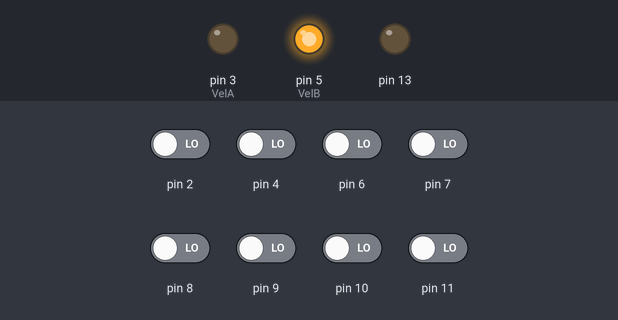
Bench run of a sketch on a simulated Arduino Uno, built with avr-gcc and run on an emulated ATmega328P. Parts: output pins drawn as LEDs (lit = HIGH). The inputs (shaded band) are chosen by the test bench; at power-on: pin 2, pin 4, pin 6–11 LOW. What the sketch prints to the serial monitor is not drawn.

Above: at 12.7 s.
12.8 s: pin 4 driven HIGH
14.3 s: pin 7 driven HIGH
At 15.3 s:
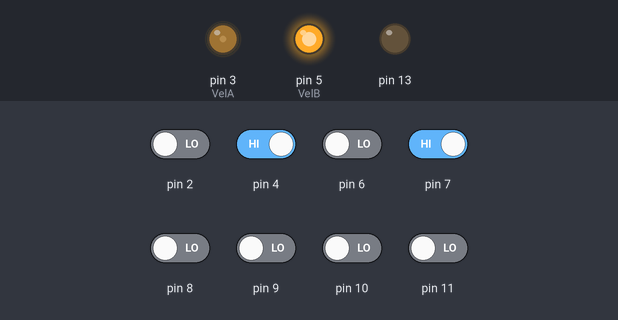
15.8 s: pin 8 driven HIGH
At 16.4 s:
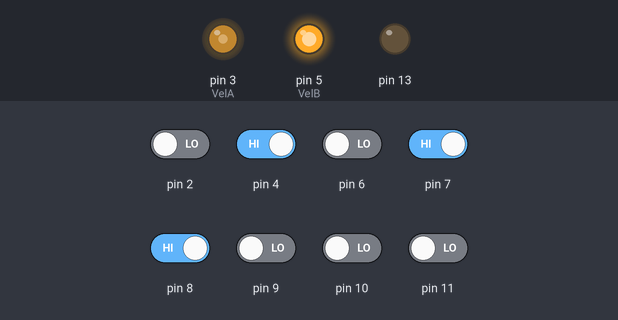
17.3 s: pin 9 driven HIGH
At 17.6 s:
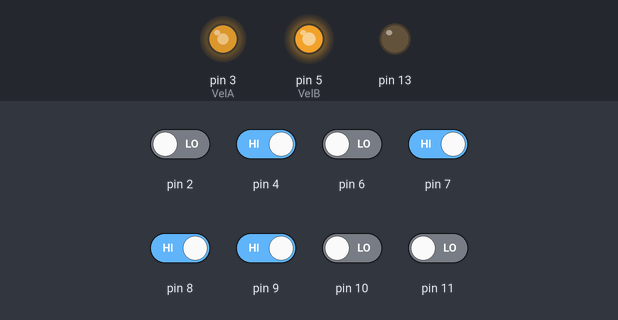
18.8 s: pin 2 driven HIGH
At 19.9 s:
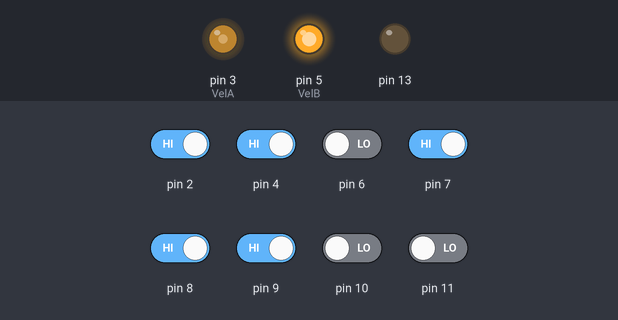
20.3 s: pin 9 driven LOW
At 21.1 s:
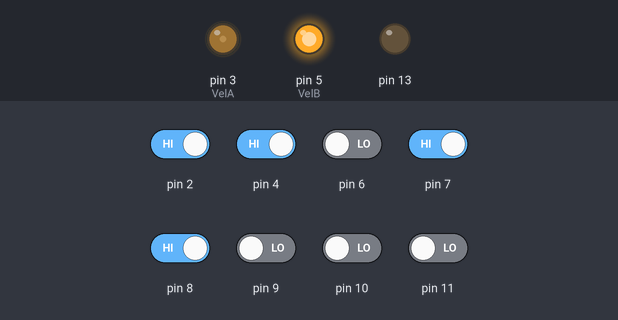
Timing chart, 0 to 22.8 s (numbered marks = the images above; inputs shaded):
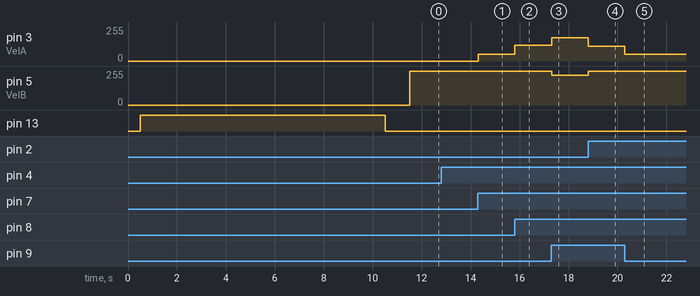

The sketch:

Line_follower.ino
```cpp
#include <QTRSensors.h>

#define NUM_SENSORS   8     // number of sensors used
#define TIMEOUT       2500  // waits for 2500 microseconds for sensor outputs to go low
#define EMITTER_PIN   12    // emitter is controlled by digital pin 2

#define M1 200
#define M2 200

#define KP 0.1
#define KD 5

// sensors 0 through 7 are connected to digital pins 3 through 10, respectively
QTRSensorsRC qtrrc((unsigned char[]) {2, 4, 6, 7, 8, 9, 10, 11},
  NUM_SENSORS, TIMEOUT, EMITTER_PIN);

unsigned int sensorValues[NUM_SENSORS];

int VelA = 3;

// MOTOR B_RIGHT
int VelB = 5;


void setup() {
  // put your setup code here, to run once:
  delay(500);
  pinMode(13, OUTPUT);
  pinMode(VelA,OUTPUT);
  pinMode(VelB,OUTPUT);
  digitalWrite(13, HIGH);    // turn on Arduino's LED to indicate we are in calibration mode
  for (int i = 0; i < 400; i++)  // make the calibration take about 10 seconds
  {
    qtrrc.calibrate();       // reads all sensors 10 times at 2500 us per read (i.e. ~25 ms per call)
  }
  digitalWrite(13, LOW);     // turn off Arduino's LED to indicate we are through with calibration

  // print the calibration minimum values measured when emitters were on
  Serial.begin(9600);
  for (int i = 0; i < NUM_SENSORS; i++)
  {
    Serial.print(qtrrc.calibratedMinimumOn[i]);
    Serial.print(' ');
  }
  Serial.println();

  // print the calibration maximum values measured when emitters were on
  for (int i = 0; i < NUM_SENSORS; i++)
  {
    Serial.print(qtrrc.calibratedMaximumOn[i]);
    Serial.print(' ');
  }
  Serial.println();
  Serial.println();
  delay(1000);
}

int lastError = 0;

void loop()
{

  // get calibrated sensor values returned in the sensors array, along with the line
  // position, which will range from 0 to 2000, with 1000 corresponding to the line over
  // the middle sensor
  int position = qtrrc.readLine(sensorValues);

  // compute our "error" from the line position.  We will make it so that the error is zero
  // when the middle sensor is over the line, because this is our goal.  Error will range
  // from -1000 to +1000.  If we have sensor 0 on the left and sensor 2 on the right,
  // a reading of -1000 means that we see the line on the left and a reading of +1000
  // means we see the line on the right.
  int error = position - 3500;

  // set the motor speed based on proportional and derivative PID terms
  // KP is the a floating-point proportional constant (maybe start with a value around 0.1)
  // KD is the floating-point derivative constant (maybe start with a value around 5)
  // note that when doing PID, it's very important you get your signs right, or else the
  // control loop will be unstable
  int motorSpeed = KP * error + KD * (error - lastError);
  lastError = error;

  // M1 and M2 are base motor speeds.  That is to say, they are the speeds the motors
  // should spin at if you are perfectly on the line with no error.  If your motors are
  // well matched, M1 and M2 will be equal.  When you start testing your PID loop, it
  // might help to start with small values for M1 and M2.  You can then increase the speed
  // as you fine-tune your PID constants KP and KD.
  int m1Speed = M1 + motorSpeed;
  int m2Speed = M2 - motorSpeed;

  // it might help to keep the speeds positive (this is optional)
  // note that you might want to add a similiar line to keep the speeds from exceeding
  // any maximum allowed value
  if (m1Speed < 0)
    m1Speed = 0;
  else if (m1Speed>255)
    m1Speed = 255;

  if (m2Speed < 0)
    m2Speed = 0;
  else if (m2Speed > 255)
    m2Speed = 255;


  // set motor speeds using the two motor speed variables above
  analogWrite(VelA,m1Speed);
  analogWrite(VelB,m2Speed);

}
```

Measured:
- after the input at 14.3 s, pin 3 (VelA): 0/255 → 50/255 at once
- after the input at 15.8 s, pin 3 (VelA): 50/255 → 117/255 at once
- after the input at 17.3 s, pin 3 (VelA): 117/255 → 175/255 at once; pin 5 (VelB): 255/255 → 225/255 at once
- after the input at 18.8 s, pin 3 (VelA): 175/255 → 110/255 at once; pin 5 (VelB): 225/255 → 255/255 at once
- after the input at 20.3 s, pin 3 (VelA): 110/255 → 50/255 at once
